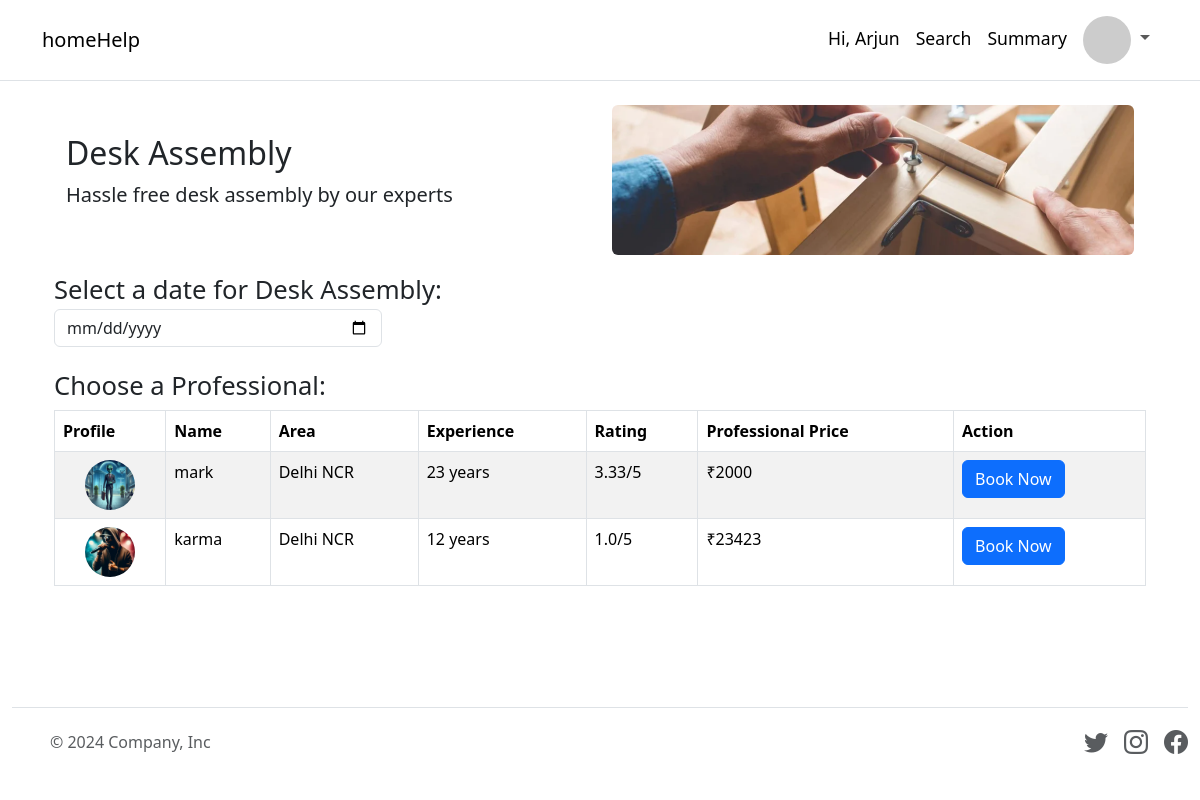
Screenshot of /service/2 (signed in) with the database file from the repository.
### applications/models.py (models this page shows)
class Service(db.Model):
    service_id = db.Column(db.Integer, primary_key=True, autoincrement=True)
    category = db.Column(db.String(10))
    base_price = db.Column(db.Float, nullable=False)
    name = db.Column(db.String(50), nullable=False)
    description = db.Column(db.String(250), nullable=True)
    image = db.Column(db.String(100), nullable=True)
    service_requests = db.relationship('ServiceRequest', backref='service', lazy=True, cascade="all, delete-orphan")

class Professional(db.Model):
    id = db.Column(db.Integer, primary_key=True, autoincrement=True)
    name = db.Column(db.String(50), nullable=False)
    email = db.Column(db.String(120), unique=True, nullable=False)
    password = db.Column(db.String(15), nullable=False) # in future hash it and then store it
    phone_num = db.Column(db.String(10), nullable=False) # figure out the correct format for phone nums?
    area = db.Column(db.String(50), nullable=False)
    created_at = db.Column(db.Date, default=func.current_date())
    updated_at = db.Column(db.Date, default=func.current_date())
    profile_pic = db.Column(db.String(250), nullable=False, default="")
    approval_status = db.Column(db.Boolean, default=False, nullable=False)
    service_provided = db.Column(db.Integer, db.ForeignKey('service.service_id'), nullable=False)
    service = db.relationship('Service', backref='professionals', lazy=True)
    professional_ask = db.Column(db.Integer, nullable=True)
    experience = db.Column(db.Integer, nullable=False)
    rating = db.Column(db.Float, nullable=True)
    doc_path = db.Column(db.String(250), nullable=False, default="")

### applications/routes.py (the view, shortened to what this page needs)
@app.route('/service/<int:service_id>', methods=["GET", "POST"])
def request_service(service_id):
    if request.method == "GET":
        service = Service.query.get_or_404(service_id)
        customer = Customer.query.get_or_404(session['customer_id'])
        professionals = Professional.query.filter_by(approval_status=True).filter_by(service_provided=service.service_id).filter_by(area=customer.area).all()
        return render_template('request-service.html', service=service, professionals=professionals)

### template/request-service.html (shortened to what this page needs)
{% extends 'base.html' %}
{% block content %}
    <div class="container mt-4">
        <div class="container mt-4">
            <div class="row align-items-center">
                <div class="col-md-6">
                    <h2>{{ service.name }}</h2>
                    <p class="lead">{{ service.description }}</p>
                </div>
                <div class="col-md-6">
                    <img class="img-fluid rounded" src="{{ url_for('static', filename=service.image) }}" alt="{{ service.name }}" style="object-fit: cover; height: 150px; width: 100%;">
                </div>
            </div>
        </div>
        <form method="POST" action="{{ url_for('request_service', service_id=service.service_id) }}">
            <div class="form-group">
                <label for="date_for_request" style="font-size: 1.6rem;" class="mt-3">Select a date for {{ service.name }}:</label>
                <input type="date" name="date_for_request" class="form-control" required style="width: 30%;">
            </div>
            <h3 class="mt-4" style="font-size: 1.6rem;">Choose a Professional:</h3>
            <table class="table table-striped table-bordered">
                <thead class="thead-light">
                    <tr>
                        <th>Profile</th>
                        <th>Name</th>
                        <th>Area</th>
                        <th>Experience</th>
                        <th>Rating</th>
                        <th>Professional Price</th>
                        <th>Action</th>
                    </tr>
                </thead>
                <tbody>
                    {% for professional in professionals %}
                    <tr>
                        <td style="text-align: center;">
                            <img src="{{ url_for('static', filename='prof-profile-pics/' ~ professional.profile_pic) }}" alt="{{ professional.name }}'s profile picture" style="width: 50px; height: 50px; object-fit: cover; border-radius: 50%;">
                        </td>
                        <td>{{ professional.name }}</td>
                        <td>{{ professional.area }}</td>
                        <td>{{ professional.experience }} years</td>
                        <td>{{ professional.rating }}/5</td>
                        <td>₹{{ professional.professional_ask }}</td>
                        <td>
                            <button type="button" class="btn btn-primary" onclick="document.getElementById('professional_id').value = '{{ professional.id }}'; this.form.submit();">Book Now</button>
                        </td>
                    </tr>
                    {% endfor %}
                </tbody>
            </table>
        </form>
    </div>
{% endblock %}

### rows the page displays
Service: name "Desk Assembly", description "Hassle free desk assembly by our experts", image (picture)
Professional: profile_pic (picture), name "mark", area "Delhi NCR", experience "23", rating "3.33", professional_ask "2000", {{ professional.id }} 3 (drawn)
Professional: profile_pic (picture), name "karma", area "Delhi NCR", experience "12", rating "1.0", professional_ask "23423", {{ professional.id }} 6 (drawn)

### other values shown
{{ session['name'].capitalize() }} "Arjun"
